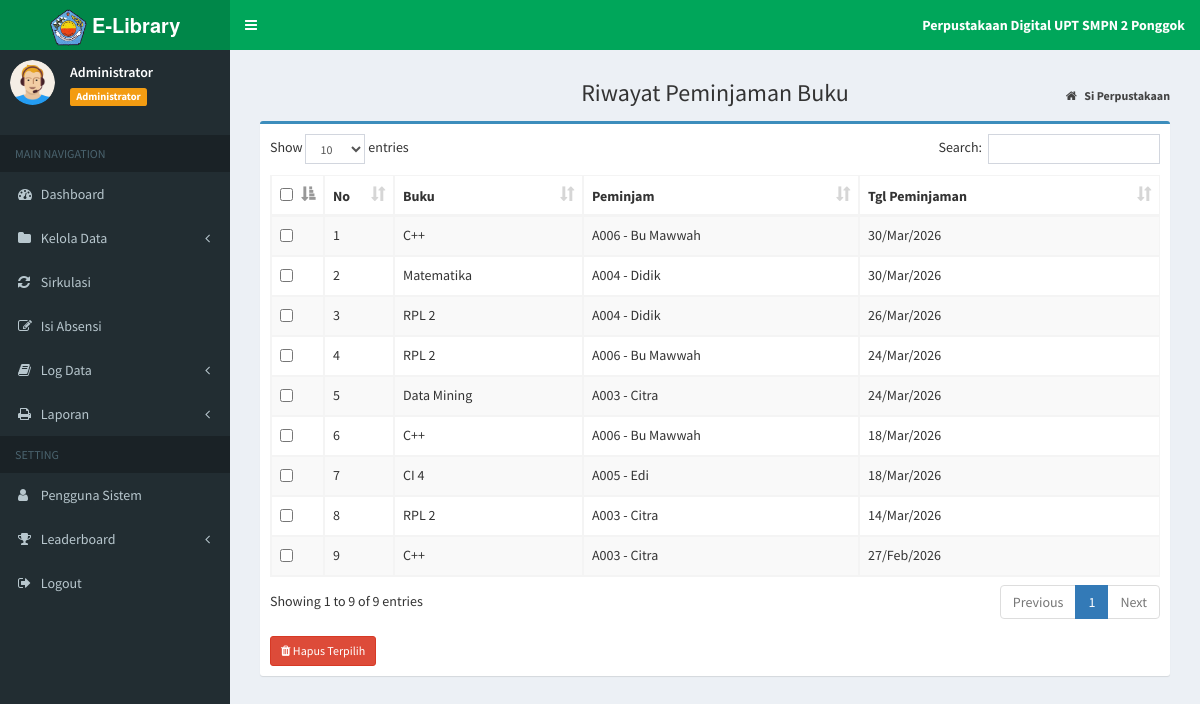
Page /?page=log_pinjam (signed in) on the committed database.
### tables this page shows
CREATE TABLE `log_pinjam` (
  `id_log` int NOT NULL,
  `id_buku` varchar(10) NOT NULL,
  `id_anggota` varchar(10) NOT NULL,
  `tgl_pinjam` date NOT NULL
);

CREATE TABLE `tb_buku` (
  `id_buku` varchar(10) NOT NULL,
  `judul_buku` varchar(30) NOT NULL,
  `pengarang` varchar(30) NOT NULL,
  `penerbit` varchar(30) NOT NULL,
  `th_terbit` year NOT NULL
);

CREATE TABLE `tb_anggota` (
  `id_anggota` varchar(10) NOT NULL,
  `nama` varchar(20) NOT NULL,
  `jekel` enum('Laki-laki','Perempuan') NOT NULL,
  `kelas` varchar(50) NOT NULL,
  `no_hp` varchar(15) NOT NULL
);

### admin/log/log_pinjam.php (the view, shortened to what this page needs)
<section class="content-header">
    <h1 style="text-align:center;">Riwayat Peminjaman Buku</h1>
    <ol class="breadcrumb">
        <li>
            <a href="index.php">
                <i class="fa fa-home"></i>
                <b>Si Perpustakaan</b>
            </a>
        </li>
    </ol>
</section>
<section class="content">
    <div class="box box-primary">
        <div class="box-body">
            <form action="?page=hapus_log_pinjam" method="POST">
                <div class="table-responsive">
                    <table id="example1" class="table table-bordered table-striped">
                        <thead>
                            <tr>
                                <th width="10px"><input type="checkbox" id="check-all"></th>
                                <th width="30px">No</th>
                                <th>Buku</th>
                                <th>Peminjam</th>
                                <th>Tgl Peminjaman</th>
                            </tr>
                        </thead>
                        <tbody>
                            <?php
                            $no = 1;
                            $sql = $koneksi->query("SELECT l.id_log, b.judul_buku, a.id_anggota, a.nama, l.tgl_pinjam
                                                    FROM log_pinjam l
                                                    INNER JOIN tb_buku b ON l.id_buku=b.id_buku
                                                    INNER JOIN tb_anggota a ON l.id_anggota=a.id_anggota
                                                    ORDER BY l.tgl_pinjam DESC");
                            while ($data = $sql->fetch_assoc()) {
                            ?>
                            <tr>
                                <td>
                                    <input type="checkbox" name="id_hapus[]" value="<?php echo $data['id_log']; ?>" class="check-item">
                                </td>
                                <td><?php echo $no++; ?></td>
                                <td><?php echo $data['judul_buku']; ?></td>
                                <td><?php echo $data['id_anggota']; ?> - <?php echo $data['nama']; ?></td>
                                <td><?php echo date("d/M/Y", strtotime($data['tgl_pinjam'])); ?></td>
                            </tr>
                            <?php } ?>
                        </tbody>
                    </table>
                </div>
                <div style="margin-top: 10px;">
                    <button type="submit" name="btn_hapus" class="btn btn-danger btn-sm" onclick="return confirm('Hapus riwayat peminjaman yang dipilih?')">
                        <i class="fa fa-trash"></i> Hapus Terpilih
                    </button>
                </div>
            </form>
        </div>
    </div>
</section>

### index.php (shortened to what this page needs)
<?php
if (isset($_SESSION["ses_username"]) == "") {
	header("location: login.php");
} else {
	$data_nama = $_SESSION["ses_nama"];
	$data_level = $_SESSION["ses_level"];
}
include "inc/koneksi.php";
?>
<!DOCTYPE html>
<html>
<head>
	<link rel="stylesheet" href="bootstrap/css/bootstrap.min.css">
	<link rel="stylesheet" href="https://cdnjs.cloudflare.com/ajax/libs/font-awesome/4.5.0/css/font-awesome.min.css">
	<link rel="stylesheet" href="https://cdnjs.cloudflare.com/ajax/libs/ionicons/2.0.1/css/ionicons.min.css">
	<link rel="stylesheet" href="plugins/datatables/dataTables.bootstrap.css">
	<link rel="stylesheet" href="plugins/select2/select2.min.css">
	<link rel="stylesheet" href="dist/css/AdminLTE.min.css">
	<link rel="stylesheet" href="dist/css/skins/_all-skins.min.css">
</head>
<body class="hold-transition skin-green sidebar-mini">
	<div class="wrapper">
		<header class="main-header">
			<a href="index.php" class="logo">
				<span class="logo-lg">
					<img src="dist/img/logo-spmn2ponggok.png" width="37px">
					<b>E-Library</b>
				</span>
			</a>
			<nav class="navbar navbar-static-top">
				<a href="#" class="sidebar-toggle" data-toggle="offcanvas" role="button">
				</a>
				<div class="navbar-custom-menu">
					<ul class="nav navbar-nav">
						<li class="dropdown messages-menu">
							<a class="dropdown-toggle">
								<span>
									<b>
										Perpustakaan Digital UPT SMPN 2 Ponggok
									</b>
								</span>
							</a>
						</li>
					</ul>
				</div>
			</nav>
		</header>
		<aside class="main-sidebar">
			<section class="sidebar">
				</<b>
				<div class="user-panel">
					<div class="pull-left image">
						<img src="dist/img/avatar.png" class="img-circle" alt="User Image">
					</div>
					<div class="pull-left info">
						<p>
							<?php echo $data_nama; ?>
						</p>
						<span class="label label-warning">
							<?php echo $data_level; ?>
						</span>
					</div>
				</div>
				<ul class="sidebar-menu">
					<li class="header">MAIN NAVIGATION</li>
					<?php
					if ($data_level == "Administrator") {
					?>
						<li class="treeview">
							<a href="?page=admin">
								<i class="fa fa-dashboard"></i>
								<span>Dashboard</span>
							</a>
						</li>
						<li class="treeview">
							<a href="#">
								<i class="fa fa-folder"></i>
								<span>Kelola Data</span>
								<span class="pull-right-container">
									<i class="fa fa-angle-left pull-right"></i>
								</span>
							</a>
						</li>
						<li class="treeview">
							<a href="?page=data_sirkul">
								<i class="fa fa-refresh"></i>
								<span>Sirkulasi</span>
							</a>
						</li>
						<li>
							<a href="?page=absensi">
								<i class="fa fa-edit"></i>
								<span>Isi Absensi</span>
							</a>
						</li>
						<li class="treeview">
							<a href="#">
								<i class="fa fa-book"></i>
								<span>Log Data</span>
								<span class="pull-right-container">
									<i class="fa fa-angle-left pull-right"></i>
								</span>
							</a>
						</li>
						<li class="treeview">
							<a href="#">
								<i class="fa fa-print"></i>
								<span>Laporan</span>
								<span class="pull-right-container">
									<i class="fa fa-angle-left pull-right"></i>
								</span>
							</a>
						</li>
						<li class="header">SETTING</li>
						<li class="treeview">
							<a href="?page=MyApp/data_pengguna">
								<i class="fa fa-user"></i>
								<span>Pengguna Sistem</span>
							</a>
						</li>
					<?php
					}
					?>
					<li class="treeview">
						<a href="#">
							<i class="fa fa-trophy"></i>
							<span>Leaderboard</span>
							<span class="pull-right-container">
								<i class="fa fa-angle-left pull-right"></i>
							</span>
						</a>
					</li>
					<li>
						<a href="logout.php" onclick="return confirm('Anda yakin keluar dari aplikasi ?')">
							<i class="fa fa-sign-out"></i>
							<span>Logout</span>
						</a>
					</li>
			</section>
		</aside>
		<div class="content-wrapper">
			<section class="content">
				<?php
				if (isset($_GET['page'])) {
					$hal = $_GET['page'];
					switch ($hal) {
						case 'log_pinjam':
							include "admin/log/log_pinjam.php";
							break;
					}
				}
				?>
			</section>
		</div>
</body>
</html>

### rows in the picture
log_pinjam: id_buku.judul_buku "C++", id_anggota.id_anggota "A006", id_anggota.nama "Bu Mawwah", tgl_pinjam "30/Mar/2026"
log_pinjam: id_buku.judul_buku "Matematika", id_anggota.id_anggota "A004", id_anggota.nama "Didik", tgl_pinjam "30/Mar/2026"
log_pinjam: id_buku.judul_buku "RPL 2", id_anggota.id_anggota "A004", id_anggota.nama "Didik", tgl_pinjam "26/Mar/2026"
log_pinjam: id_buku.judul_buku "RPL 2", id_anggota.id_anggota "A006", id_anggota.nama "Bu Mawwah", tgl_pinjam "24/Mar/2026"
log_pinjam: id_buku.judul_buku "Data Mining", id_anggota.id_anggota "A003", id_anggota.nama "Citra", tgl_pinjam "24/Mar/2026"
log_pinjam: id_buku.judul_buku "C++", id_anggota.id_anggota "A006", id_anggota.nama "Bu Mawwah", tgl_pinjam "18/Mar/2026"
log_pinjam: id_buku.judul_buku "CI 4", id_anggota.id_anggota "A005", id_anggota.nama "Edi", tgl_pinjam "18/Mar/2026"
log_pinjam: id_buku.judul_buku "RPL 2", id_anggota.id_anggota "A003", id_anggota.nama "Citra", tgl_pinjam "14/Mar/2026"
log_pinjam: id_buku.judul_buku "C++", id_anggota.id_anggota "A003", id_anggota.nama "Citra", tgl_pinjam "27/Feb/2026"

### other values in the picture
$data_nama "Administrator"
$data_level "Administrator"
